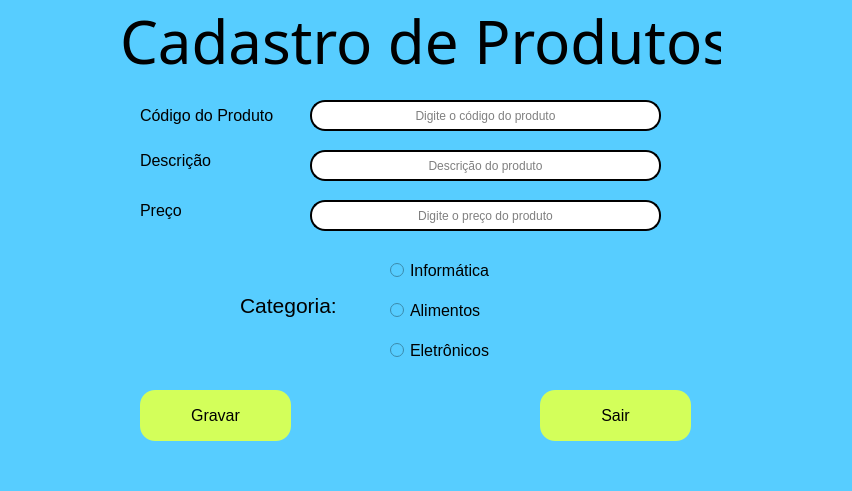
<?xml version="1.0" encoding="UTF-8"?>
<ui version="4.0">
 <class>MainWindow</class>
 <widget class="QMainWindow" name="MainWindow">
  <property name="geometry">
   <rect>
    <x>0</x>
    <y>0</y>
    <width>852</width>
    <height>491</height>
   </rect>
  </property>
  <property name="windowTitle">
   <string>MainWindow</string>
  </property>
  <property name="styleSheet">
   <string notr="true">background-color: rgb(87, 205, 255);</string>
  </property>
  <widget class="QWidget" name="centralwidget">
   <widget class="QLabel" name="label_2">
    <property name="geometry">
     <rect>
      <x>140</x>
      <y>100</y>
      <width>151</width>
      <height>31</height>
     </rect>
    </property>
    <property name="font">
     <font>
      <family>Microsoft YaHei UI</family>
      <pointsize>12</pointsize>
     </font>
    </property>
    <property name="text">
     <string>Código do Produto</string>
    </property>
   </widget>
   <widget class="QLabel" name="label_3">
    <property name="geometry">
     <rect>
      <x>140</x>
      <y>150</y>
      <width>141</width>
      <height>21</height>
     </rect>
    </property>
    <property name="font">
     <font>
      <family>Microsoft YaHei UI</family>
      <pointsize>12</pointsize>
     </font>
    </property>
    <property name="text">
     <string>Descrição</string>
    </property>
   </widget>
   <widget class="QLabel" name="label_4">
    <property name="geometry">
     <rect>
      <x>140</x>
      <y>200</y>
      <width>141</width>
      <height>21</height>
     </rect>
    </property>
    <property name="font">
     <font>
      <family>Microsoft YaHei UI</family>
      <pointsize>12</pointsize>
     </font>
    </property>
    <property name="text">
     <string>Preço</string>
    </property>
   </widget>
   <widget class="QLineEdit" name="lineEdit">
    <property name="geometry">
     <rect>
      <x>310</x>
      <y>100</y>
      <width>351</width>
      <height>31</height>
     </rect>
    </property>
    <property name="styleSheet">
     <string notr="true">background-color: rgb(255, 255, 255);
font: 12pt &quot;Microsoft YaHei UI&quot;;
border-radius: 15px;
border-style: outset;
border-width: 2px;
border-color: rgb(0, 0, 0);
font: 12pt &quot;Microsoft YaHei UI&quot;;


</string>
    </property>
    <property name="alignment">
     <set>Qt::AlignCenter</set>
    </property>
    <property name="placeholderText">
     <string>Digite o código do produto</string>
    </property>
   </widget>
   <widget class="QLineEdit" name="lineEdit_2">
    <property name="geometry">
     <rect>
      <x>310</x>
      <y>150</y>
      <width>351</width>
      <height>31</height>
     </rect>
    </property>
    <property name="styleSheet">
     <string notr="true">background-color: rgb(255, 255, 255);
font: 12pt &quot;Microsoft YaHei UI&quot;;
border-radius: 15px;
border-style: outset;
border-width: 2px;
border-color: rgb(0, 0, 0);
font: 12pt &quot;Microsoft YaHei UI&quot;;


</string>
    </property>
    <property name="alignment">
     <set>Qt::AlignCenter</set>
    </property>
    <property name="placeholderText">
     <string>Descrição do produto</string>
    </property>
   </widget>
   <widget class="QLineEdit" name="lineEdit_3">
    <property name="geometry">
     <rect>
      <x>310</x>
      <y>200</y>
      <width>351</width>
      <height>31</height>
     </rect>
    </property>
    <property name="styleSheet">
     <string notr="true">background-color: rgb(255, 255, 255);
font: 12pt &quot;Microsoft YaHei UI&quot;;
border-radius: 15px;
border-style: outset;
border-width: 2px;
border-color: rgb(0, 0, 0);
font: 12pt &quot;Microsoft YaHei UI&quot;;


</string>
    </property>
    <property name="alignment">
     <set>Qt::AlignCenter</set>
    </property>
    <property name="placeholderText">
     <string>Digite o preço do produto</string>
    </property>
   </widget>
   <widget class="QRadioButton" name="radioButton">
    <property name="geometry">
     <rect>
      <x>390</x>
      <y>260</y>
      <width>111</width>
      <height>21</height>
     </rect>
    </property>
    <property name="font">
     <font>
      <family>Microsoft YaHei UI</family>
      <pointsize>12</pointsize>
      <weight>50</weight>
      <bold>false</bold>
     </font>
    </property>
    <property name="text">
     <string>Informática</string>
    </property>
   </widget>
   <widget class="QRadioButton" name="radioButton_2">
    <property name="geometry">
     <rect>
      <x>390</x>
      <y>300</y>
      <width>111</width>
      <height>21</height>
     </rect>
    </property>
    <property name="font">
     <font>
      <family>Microsoft YaHei UI</family>
      <pointsize>12</pointsize>
      <weight>50</weight>
      <bold>false</bold>
     </font>
    </property>
    <property name="text">
     <string>Alimentos</string>
    </property>
   </widget>
   <widget class="QRadioButton" name="radioButton_3">
    <property name="geometry">
     <rect>
      <x>390</x>
      <y>340</y>
      <width>131</width>
      <height>21</height>
     </rect>
    </property>
    <property name="font">
     <font>
      <family>Microsoft YaHei UI</family>
      <pointsize>12</pointsize>
      <weight>50</weight>
      <bold>false</bold>
     </font>
    </property>
    <property name="text">
     <string>Eletrônicos</string>
    </property>
   </widget>
   <widget class="QLabel" name="label_5">
    <property name="geometry">
     <rect>
      <x>240</x>
      <y>290</y>
      <width>121</width>
      <height>31</height>
     </rect>
    </property>
    <property name="font">
     <font>
      <family>Microsoft YaHei UI</family>
      <pointsize>16</pointsize>
      <weight>50</weight>
      <bold>false</bold>
     </font>
    </property>
    <property name="text">
     <string>Categoria:</string>
    </property>
   </widget>
   <widget class="QPushButton" name="pushButton">
    <property name="geometry">
     <rect>
      <x>140</x>
      <y>390</y>
      <width>151</width>
      <height>51</height>
     </rect>
    </property>
    <property name="font">
     <font>
      <family>Microsoft YaHei UI</family>
      <pointsize>12</pointsize>
      <weight>50</weight>
      <bold>false</bold>
     </font>
    </property>
    <property name="styleSheet">
     <string notr="true">background-color: rgb(211, 255, 90);
border-color: rgb(0, 0, 0);
border-radius: 15px;
border-width: 2px;
border-color: rgb(0, 0, 0);</string>
    </property>
    <property name="text">
     <string>Gravar</string>
    </property>
   </widget>
   <widget class="QPushButton" name="pushButton_3">
    <property name="geometry">
     <rect>
      <x>540</x>
      <y>390</y>
      <width>151</width>
      <height>51</height>
     </rect>
    </property>
    <property name="font">
     <font>
      <family>Microsoft YaHei UI</family>
      <pointsize>12</pointsize>
      <weight>50</weight>
      <bold>false</bold>
     </font>
    </property>
    <property name="styleSheet">
     <string notr="true">background-color: rgb(211, 255, 90);
border-color: rgb(0, 0, 0);
border-radius: 15px;
border-width: 2px;
border-color: rgb(0, 0, 0);</string>
    </property>
    <property name="text">
     <string>Sair</string>
    </property>
   </widget>
   <widget class="QLabel" name="label_6">
    <property name="geometry">
     <rect>
      <x>120</x>
      <y>0</y>
      <width>601</width>
      <height>81</height>
     </rect>
    </property>
    <property name="font">
     <font>
      <family>Microsoft YaHei UI Light</family>
      <pointsize>45</pointsize>
     </font>
    </property>
    <property name="text">
     <string>Cadastro de Produtos</string>
    </property>
   </widget>
   <widget class="QLabel" name="label">
    <property name="geometry">
     <rect>
      <x>490</x>
      <y>100</y>
      <width>481</width>
      <height>361</height>
     </rect>
    </property>
    <property name="text">
     <string/>
    </property>
    <property name="pixmap">
     <pixmap>img/Product_resized.png</pixmap>
    </property>
   </widget>
   <zorder>label</zorder>
   <zorder>label_2</zorder>
   <zorder>label_3</zorder>
   <zorder>lineEdit</zorder>
   <zorder>lineEdit_2</zorder>
   <zorder>lineEdit_3</zorder>
   <zorder>radioButton</zorder>
   <zorder>radioButton_2</zorder>
   <zorder>radioButton_3</zorder>
   <zorder>label_5</zorder>
   <zorder>pushButton</zorder>
   <zorder>pushButton_3</zorder>
   <zorder>label_6</zorder>
   <zorder>label_4</zorder>
  </widget>
  <widget class="QMenuBar" name="menubar">
   <property name="geometry">
    <rect>
     <x>0</x>
     <y>0</y>
     <width>852</width>
     <height>21</height>
    </rect>
   </property>
  </widget>
  <widget class="QStatusBar" name="statusbar"/>
 </widget>
 <resources/>
 <connections/>
</ui>
